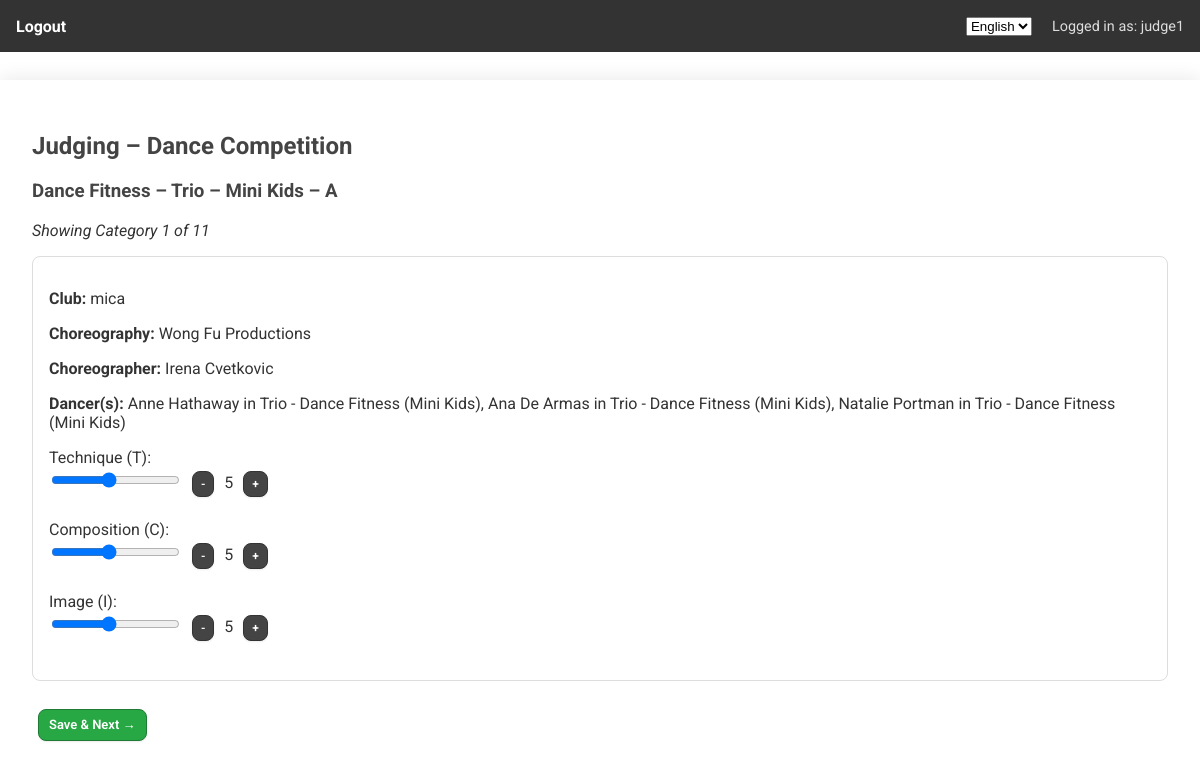
The app's page /events/1/judge/ (signed in) with its own data.
### core/models.py (models this page shows, shortened)
class Event(models.Model):
    name = models.CharField(max_length=100, verbose_name=_("Event Name"))
    location = models.CharField(max_length=100, verbose_name=_("Location"))
    city = models.CharField(max_length=100, verbose_name=_("City"))
    date = models.DateField(verbose_name=_("Date"))
    is_published = models.BooleanField(default=False, verbose_name=_("Is Published"))
    results_published = models.BooleanField(default=False, verbose_name=_("Results Published"))
    start_time = models.TimeField(null=True, blank=True, verbose_name=_("Start Time"))
    class Meta:
        verbose_name = _("Event")
        verbose_name_plural = _("Events")

class StyleCategory(models.Model):
    name = models.CharField(max_length=100, verbose_name=_("Name"))
    event = models.ForeignKey(Event, on_delete=models.CASCADE, related_name='style_categories', verbose_name=_("Event"))
    class Meta:
        unique_together = ('event', 'name')
        verbose_name = _("Style Category")
        verbose_name_plural = _("Style Categories")
    def __str__(self):
        return self.name

class Participation(models.Model):
    CHOREO_TYPE_CHOICES = [
        ('Solo', _("Solo")),
        ('Duo', _("Duo")),
        ('Trio', _("Trio")),
        ('Group', _("Group (4-9)")),
        ('Formation', _("Formation (10-29)")),
        ('Production', _("Production (30+)")),
    ]
    AGE_GROUP_CHOICES = [
        ('Baby', _("Baby (5-6)")),
        ('Mini Kids', _("Mini Kids (7-8)")),
        ('Kids', _("Kids (9-11)")),
        ('Teen', _("Teen (12-14)")),
        ('Youth', _("Youth (15-17)")),
        ('Adult', _("Adult (18 and up)")),
    ]
    DIFFICULTY_CHOICES = [
        ('A', _("Advanced")),
        ('B', _("Beginner/Basic")),
    ]
    event = models.ForeignKey(Event, on_delete=models.CASCADE, verbose_name=_("Event"))
    group_type = models.CharField(max_length=20, choices=CHOREO_TYPE_CHOICES, verbose_name=_("Group Type"))
    age_group = models.CharField(max_length=20, choices=AGE_GROUP_CHOICES, verbose_name=_("Age Group"))
    style = models.ForeignKey("StyleCategory", on_delete=models.CASCADE, verbose_name=_("Style"))
    choreographer_name = models.CharField(max_length=255, verbose_name=_("Choreographer Name"))
    difficulty = models.CharField(max_length=1, choices=DIFFICULTY_CHOICES, verbose_name=_("Difficulty"))
    display_order = models.PositiveIntegerField(null=True, blank=True, default=None, verbose_name=_("Display Order"))
    choreography_name = models.CharField(max_length=255, default=_("Untitled"), verbose_name=_("Choreography Name"))
    group_name = models.CharField(max_length=255, blank=True, null=True, verbose_name=_("Group Name"))
    group_display_order = models.PositiveIntegerField(null=True, blank=True, default=0, verbose_name=_("Group Display Order"))
    music_file = models.FileField(upload_to='music_uploads/', null=True, blank=True, verbose_name=_("Music File"))
    def __str__(self):
        return f"{self.group_type} - {self.style} ({self.age_group})"
    class Meta:
        verbose_name = _("Participation")
        verbose_name_plural = _("Participations")

class DancerParticipation(models.Model):
    participation = models.ForeignKey(
        Participation, on_delete=models.CASCADE, related_name='dancer_links',
        verbose_name=_("Participation")
    )
    dancer = models.ForeignKey('Dancer', on_delete=models.CASCADE, verbose_name=_("Dancer"))
    def __str__(self):
        return f"{self.dancer} in {self.participation}"
    class Meta:
        verbose_name = _("Dancer Participation")
        verbose_name_plural = _("Dancer Participations")

class Dancer(models.Model):
    first_name = models.CharField(max_length=100, verbose_name=_("First Name"))
    last_name = models.CharField(max_length=100, verbose_name=_("Last Name"))
    date_of_birth = models.DateField(verbose_name=_("Date of Birth"))
    club = models.ForeignKey(
        DanceClub, on_delete=models.CASCADE, related_name='dancers',
        verbose_name=_("Club")
    )
    def __str__(self):
        return f"{self.first_name} {self.last_name}"
    class Meta:
        verbose_name = _("Dancer")
        verbose_name_plural = _("Dancers")

class DanceClub(models.Model):
    user = models.OneToOneField(User, on_delete=models.CASCADE)
    raw_password = models.CharField(
        max_length=128, blank=True, null=True,
        verbose_name=_("Raw Password")  # Store plaintext password (not secure!)
    )
    club_name = models.CharField(max_length=255, verbose_name=_("Club Name"))
    country = CountryField(verbose_name=_("Country"))
    city = models.CharField(max_length=100, verbose_name=_("City"))
    phone_number = models.CharField(max_length=20, verbose_name=_("Phone Number"))
    representative_name = models.CharField(max_length=255, verbose_name=_("Representative Name"))
    confirmed = models.BooleanField(default=False, verbose_name=_("Confirmed"))
    class Meta:
        constraints = [
            models.UniqueConstraint(fields=['user'], name='unique_club_user')
        ]
        verbose_name = _("Dance Club")
        verbose_name_plural = _("Dance Clubs")

### core/views.py (the view, shortened to what this page needs)
# urls.py: path('events/<int:event_id>/judge/', views.judge_view, name='judge_view'),
@login_required
def judge_view(request, event_id):
    event = get_object_or_404(Event, id=event_id)
    participations = (
        Participation.objects.filter(event=event)
        .select_related("style")
        .prefetch_related("dancer_links__dancer__club")
        .order_by("group_display_order", "display_order", "id")
    )
    grouped = defaultdict(list)
    for p in participations:
        group_key = (p.style.name, p.group_type, p.age_group, p.difficulty)
        grouped[group_key].append(p)
    sorted_keys = sorted(
        grouped.keys(),
        key=lambda k: next(
            (p.group_display_order for p in participations
             if (p.style.name, p.group_type, p.age_group, p.difficulty) == k),
            0
        )
    )
    current_index = int(request.GET.get("group", 0))
    if current_index >= len(sorted_keys):
        current_index = len(sorted_keys) - 1
    if current_index < 0:
        current_index = 0
    current_key = sorted_keys[current_index] if sorted_keys else None
    current_entries = grouped.get(current_key, [])
    all_scored = False
    existing_scores = {
        s.participation_id: {
            "technique": s.technique,
            "composition": s.composition,
            "image": s.image,
            "show_value": s.show_value,
        }
        for s in JudgeScore.objects.filter(participation__event=event, judge=request.user)
    }
    context = {
        "event": event,
        "current_key": current_key,
        "current_entries": current_entries,
        "current_index": current_index,
        "total_categories": len(sorted_keys),
        "has_next": current_index + 1 < len(sorted_keys),
        "has_prev": current_index > 0,
        "existing_scores": existing_scores,
        "all_scored": all_scored,
    }
    return render(request, "core/judge_view.html", context)

### core/context_processors.py (called while the page is built)
def add_pending_club_count(request):
    if request.user.is_authenticated and request.user.is_superuser:
        return {
            'clubs_pending_count': DanceClub.objects.filter(confirmed=False).count()
        }
    return {}

### core/templatetags/custom_tags.py (called while the page is built)
@register.filter
def get_item(dictionary, key):
    if dictionary is None:
        return None
    return dictionary.get(key)

### core/templates/core/judge_view.html (shortened to what this page needs)
{% extends 'core/base.html' %}
{% load i18n %}
{% load custom_tags %}
{% block content %}
<h2>{% trans "Judging" %} – {{ event.name }}</h2>
{% if all_scored %}
  <p><strong>{% trans "All entries have been scored!" %}</strong></p>
  <form method="post">
    {% csrf_token %}
    <button type="submit" name="review" class="btn btn-edit">{% trans "Review Scores" %}</button>
  </form>
{% elif current_key %}
  <h3>{{ current_key.0 }} – {{ current_key.1 }} – {{ current_key.2 }} – {{ current_key.3 }}</h3>
  <p><em>{% trans "Showing Category" %} {{ current_index|add:1 }} {% trans "of" %} {{ total_categories }}</em></p>
  <form method="post">
    {% for p in current_entries %}
      <div style="margin-bottom:1.5em; border:1px solid #ddd; padding:1em; border-radius:8px;">
        <p><strong>{% trans "Club" %}:</strong> {{ p.dancer_links.first.dancer.club.club_name }}</p>
        <p><strong>{% trans "Choreography" %}:</strong> {{ p.choreography_name }}</p>
        <p><strong>{% trans "Choreographer" %}:</strong> {{ p.choreographer_name }}</p>
        <p><strong>{% trans "Dancer(s)" %}:</strong>
          {% if p.group_name %}
            {{ p.group_name }}
          {% else %}
            {% if p.dancer_links.all %}
              {{ p.dancer_links.all|join:", " }}
            {% else %}
              <em>{% trans "No dancers registered" %}</em>
            {% endif %}
          {% endif %}
        </p>
        <label>{% trans "Technique (T)" %}:</label><br>
        <input type="range" name="technique_{{ p.id }}" min="1" max="10" step="0.25"
               value="{{ existing_scores|get_item:p.id|get_item:'technique'|default:5 }}"
               class="score-slider" data-output="technique_output_{{ p.id }}">
        <button type="button" class="btn-xs btn-default stepper" data-target="technique_{{ p.id }}" data-step="-0.25">-</button>
        <output id="technique_output_{{ p.id }}">{{ existing_scores|get_item:p.id|get_item:'technique'|default:5 }}</output>
        <button type="button" class="btn-xs btn-default stepper" data-target="technique_{{ p.id }}" data-step="0.25">+</button>
        <br><br>
        <label>{% trans "Composition (C)" %}:</label><br>
        <input type="range" name="composition_{{ p.id }}" min="1" max="10" step="0.25"
               value="{{ existing_scores|get_item:p.id|get_item:'composition'|default:5 }}"
               class="score-slider" data-output="composition_output_{{ p.id }}">
        <button type="button" class="btn-xs btn-default stepper" data-target="composition_{{ p.id }}" data-step="-0.25">-</button>
        <output id="composition_output_{{ p.id }}">{{ existing_scores|get_item:p.id|get_item:'composition'|default:5 }}</output>
        <button type="button" class="btn-xs btn-default stepper" data-target="composition_{{ p.id }}" data-step="0.25">+</button>
        <br><br>
        <label>{% trans "Image (I)" %}:</label><br>
        <input type="range" name="image_{{ p.id }}" min="1" max="10" step="0.25"
               value="{{ existing_scores|get_item:p.id|get_item:'image'|default:5 }}"
               class="score-slider" data-output="image_output_{{ p.id }}">
        <button type="button" class="btn-xs btn-default stepper" data-target="image_{{ p.id }}" data-step="-0.25">-</button>
        <output id="image_output_{{ p.id }}">{{ existing_scores|get_item:p.id|get_item:'image'|default:5 }}</output>
        <button type="button" class="btn-xs btn-default stepper" data-target="image_{{ p.id }}" data-step="0.25">+</button>
        <br><br>
      </div>
    {% endfor %}
    <div style="margin-top:1.5em;">
      {% if has_next %}
        <button type="submit" name="next" class="btn btn-green">{% trans "Save & Next" %} →</button>
      {% else %}
        <button type="submit" name="save_last" class="btn btn-green">{% trans "Save" %}</button>
      {% endif %}
    </div>
  </form>
{% else %}
  <p>{% trans "No categories available for judging." %}</p>
{% endif %}
{% endblock %}

### core/templates/core/base.html (shortened to what this page needs)
{% load i18n %}
<!DOCTYPE html>
<html lang="en">
<head>
    {% load static %}
</head>
<body>
    <nav>
        <div class="nav-left">
            {% if user.is_authenticated %}
            {% if user.username|slice:":5" == "judge" %}
            <a href="{% url 'logout' %}">{% trans "Logout" %}</a>
            {% else %}
            <a href="{% url 'club_dashboard' %}">{% trans "My Club" %}</a>
            <a href="{% url 'list_dancers' %}">{% trans "Dancers" %}</a>
            <a href="{% url 'event_list' %}">{% trans "Events" %}</a>
            <a href="{% url 'logout' %}">{% trans "Logout" %}</a>
            {% endif %}
            {% endif %}
        </div>
        <div class="nav-right">
            <form action="{% url 'set_language' %}" method="post" style="display:inline;">
                <select name="language" onchange="this.form.submit()" style="margin-right: 10px;">
                    {% get_current_language as LANGUAGE_CODE %}
                    {% get_available_languages as LANGUAGES %}
                    {% for lang_code, lang_name in LANGUAGES %}
                    <option value="{{ lang_code }}" {% if lang_code == LANGUAGE_CODE %}selected{% endif %}>
                        {{ lang_name }}
                    </option>
                    {% endfor %}
                </select>
            </form>
            {% if user.is_authenticated %}
            <span>{% trans "Logged in as: " %}{{ user.username }}</span>
            {% endif %}
        </div>
    </nav>
    <div class="container">
        {% block content %}{% endblock %}
    </div>
</body>
</html>

### records on screen
Event: name "Dance Competition"
StyleCategory: name "Dance Fitness"
Participation: group_type "Trio", age_group "Mini Kids", dancer_links.first.dancer.club.club_name "mica", choreography_name "Wong Fu Productions", choreographer_name "Irena Cvetkovic", dancer_links.all "Anne Hathaway in Trio - Dance Fitness (Mini Kids), Ana De Armas in Trio - Dance Fitness (Mini Kids), Natalie Portman in Trio - Dance Fitness (Mini Kids)", id "5"

### other values on screen
{{ user.username }} "judge1"
{{ current_key.3 }} "A"
{{ current_index|add:1 }} "1"
{{ total_categories }} "11"
form field language "English"
